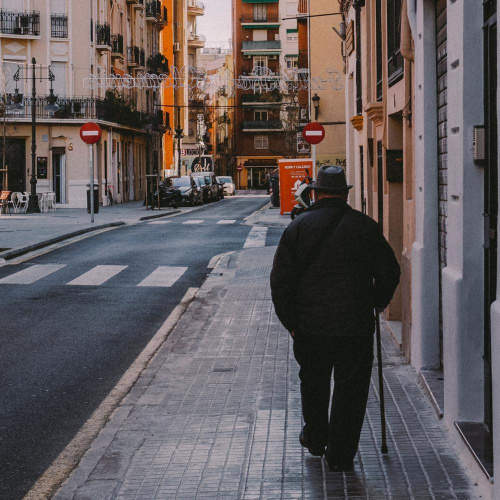
//> input picture Submission/No_entry/NoEntry0.bmp, 1000 x 1000 px (shown at 1/2 size)
$ ./noentry No_entry/NoEntry0.bmp   (built with g++ and OpenCV 4)
//> lines starting //> are read from the running program, lines starting //| are printed output that depends on the picture; after the words box and inside, x2 and y2 are one past the last pixel; in counts of white or black regions, pixels touching at a corner belong together
/////////////////////////////////////////////////////////////////////////////
//
// COMS30121 - face.cpp
//
/////////////////////////////////////////////////////////////////////////////

// header inclusion
#include <stdio.h>
#include "opencv2/objdetect/objdetect.hpp"
#include "opencv2/opencv.hpp"
#include "opencv2/core/core.hpp"
#include "opencv2/highgui/highgui.hpp"
#include "opencv2/imgproc/imgproc.hpp"
#include <iostream>
#include <stdio.h>
#include <string>


using namespace std;
using namespace cv;

/** Function Headers */
void detectAndDisplay( Mat frame );

/** Global variables */
String cascade_name = "cascade.xml";
CascadeClassifier cascade;


/** @function main */
int main( int argc, const char** argv )
{
       // 1. Read Input Image
	Mat frame = imread(argv[1], CV_LOAD_IMAGE_COLOR);
//> frame is the input picture: 1000 rows x 1000 cols, CV_8UC3; mean B, G, R 91.5, 90.2, 97.8

	// 2. Load the Strong Classifier in a structure called `Cascade'
	if( !cascade.load( cascade_name ) ){ printf("--(!)Error loading\n"); return -1; };

	// 3. Detect Faces and Display Result
	detectAndDisplay( frame );

	// 4. Save Result Image
	imwrite( "detected.jpg", frame );

	return 0;
}

std::vector<Rect>  HoughDetection(){

}

/** @function detectAndDisplay */
//also calculates iou tpr and f1 score
void detectAndDisplay( Mat frame )
{

	std::vector<Rect> faces;

    std::vector<std::vector<int>> faceLocations;
    faceLocations= {{198,180,39,42},{747,212,36,43}};

	Mat frame_gray;

	// 1. Prepare Image by turning it into Grayscale and normalising lighting
	cvtColor( frame, frame_gray, CV_BGR2GRAY );
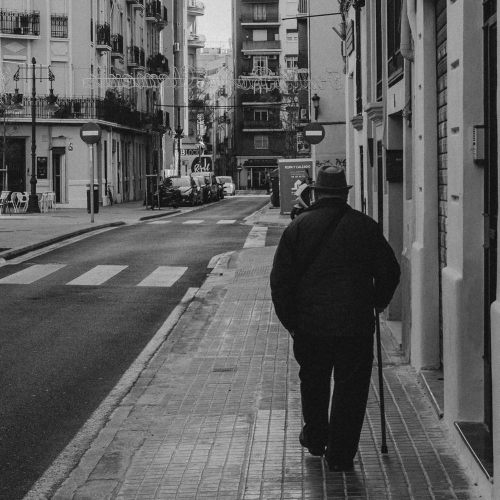
//> frame_gray: 1000 rows x 1000 cols, CV_8UC1 (shown at 1/2 size); min 0, max 248, mean 92.6
	equalizeHist( frame_gray, frame_gray );
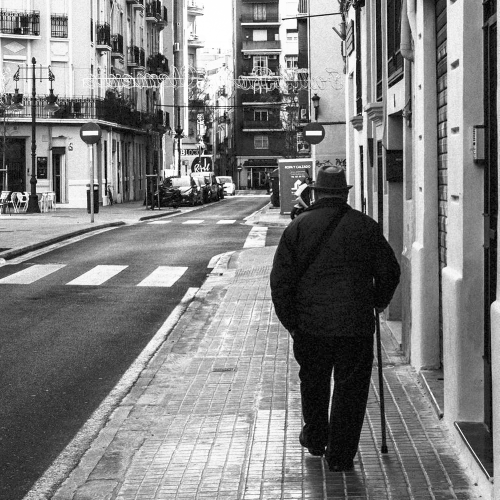
//> frame_gray: 1000 rows x 1000 cols, CV_8UC1 (shown at 1/2 size); min 0, max 255, mean 128.3

	// 2. Perform Viola-Jones Object Detection
	cascade.detectMultiScale( frame_gray, faces, 1.1, 1, 0|CV_HAAR_SCALE_IMAGE, Size(10, 10), Size(300,300) ); //was 300*300
//> faces = 32 Rects (x, y, width, height), first 8: [545, 89, 21, 21], [544, 144, 21, 21], [543, 194, 23, 23], [549, 249, 22, 22], [403, 300, 24, 24], [284, 339, 22, 22], [298, 340, 21, 21], [420, 594, 22, 22]

       // 3. Print number of Faces found
	std::cout << faces.size() << std::endl;
//| 32


       // 4. Draw box around faces found
	for( int i = 0; i < faces.size(); i++ )
	{
		rectangle(frame, Point(faces[i].x, faces[i].y), Point(faces[i].x + faces[i].width, faces[i].y + faces[i].height), Scalar( 0, 255, 0 ), 2);
	}
//> this loop made 32 passes
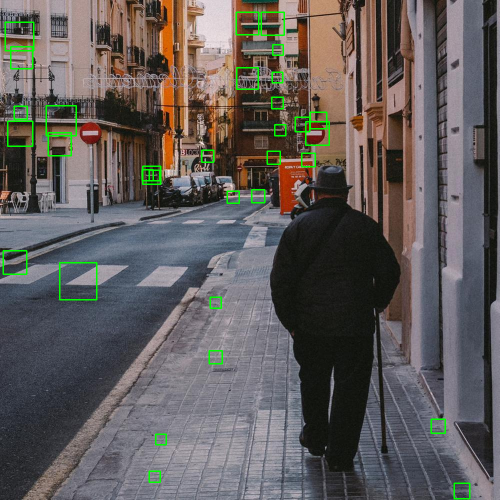
//> frame: 1000 rows x 1000 cols, CV_8UC3 (shown at 1/2 size); 1.27% of pixels changed, all inside (x1, y1, x2, y2) = (5, 23, 941, 999)
    //IOU TPR AND F1
    //REMEMBER TO COPY OVER FACE LOCATIONS
    bool test=false;//set to false to ignore tests
    if (test==true){
        //Draw box around actual faces
        for( int i = 0; i < faceLocations.size(); i++ ){
            rectangle(frame, Point(faceLocations[i][0], faceLocations[i][1]), Point(faceLocations[i][0]+faceLocations[i][2], faceLocations[i][1]+faceLocations[i][3]), Scalar( 0,0 , 255 ), 2);
        }
        //IOU
        int amountOfFaces=faceLocations.size();
        std::vector<float> iouValues;
        float threshold=0.5;
        //create intersection rectangle and calculate area for each detected rectangle for each real rectangle
        //ignore iou of 0 (not matching rectangles)
        //
        for( int detectedFaceIndex = 0; detectedFaceIndex < faces.size(); detectedFaceIndex++ ){
            int detectedXLeft=faces[detectedFaceIndex].x;
            int detectedYLeft=faces[detectedFaceIndex].y;
            int detectedXRight=faces[detectedFaceIndex].x+faces[detectedFaceIndex].width;
            int detectedYRight=faces[detectedFaceIndex].y+faces[detectedFaceIndex].height;
            int detectedArea=(detectedXRight-detectedXLeft+1)*(detectedYRight-detectedYLeft+1);

            for( int  realFaceIndex= 0; realFaceIndex < faceLocations.size(); realFaceIndex++ ){
                int realXLeft=faceLocations[realFaceIndex][0];
                int realYLeft=faceLocations[realFaceIndex][1];
                int realXRight=faceLocations[realFaceIndex][0]+faceLocations[realFaceIndex][2];
                int realYRight=faceLocations[realFaceIndex][1]+faceLocations[realFaceIndex][3];

                int intersectionXLeft = max(detectedXLeft, realXLeft);
                int intersectionYLeft = max(detectedYLeft, realYLeft);
                int intersectionXRight = min(detectedXRight, realXRight);
                int intersectionYRight = min(detectedYRight, realYRight);

                int intersectionXlength=intersectionXRight-intersectionXLeft+1;
                int intersectionYlength=intersectionYRight-intersectionYLeft+1;
                //std::cout<< "x length:"<< intersectionXlength<<"y length"<<intersectionYlength<<std::endl;
                if (intersectionXlength<=0){
                    intersectionXlength=0;
                }
                if (intersectionYlength<=0){
                    intersectionYlength=0;
                }

                int intersectionArea=intersectionXlength *intersectionYlength;

                int realArea=(realXRight-realXLeft+1)*(realYRight-realYLeft+1);

                float iou=intersectionArea/float( detectedArea+realArea-intersectionArea);

                if (iou>=threshold){
                    iouValues.push_back(iou);
                }

            }
        }
        float tpr= iouValues.size()/float(faceLocations.size());
        std::cout<<"tpr: "<<tpr<<std::endl;
        int truePositive=iouValues.size();
        int falsePositive=faces.size()-iouValues.size();
        int falseNegative=faceLocations.size()-iouValues.size();
        float Precision=truePositive/float(truePositive+falsePositive);
        float Recall=truePositive/float(truePositive+falseNegative);
        float f1Score=(Precision*Recall)/float(float(Precision+Recall)/2);
        std::cout<<"F1 Score: "<<f1Score<<std::endl;


    }

}

$ run again, on Submission/No_entry/NoEntry10.bmp
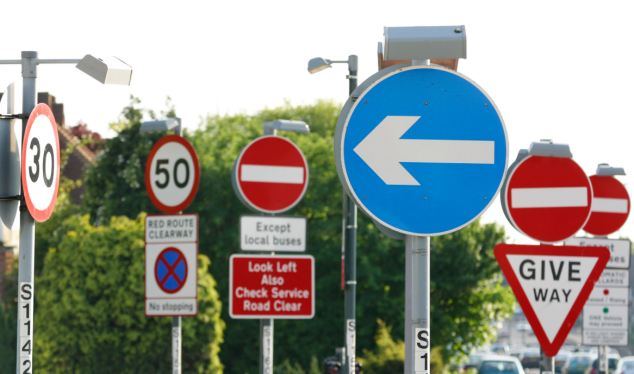
//> input picture Submission/No_entry/NoEntry10.bmp, 634 x 374 px
//> frame is the input picture: 374 rows x 634 cols, CV_8UC3; mean B, G, R 145.1, 151.4, 148.3
//> in detectAndDisplay, `equalizeHist( frame_gray, frame_gray );`:
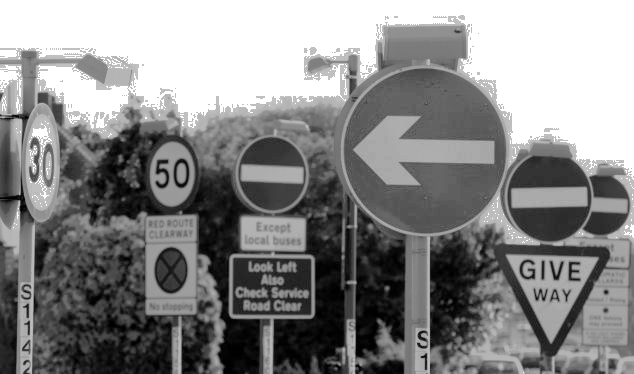
//> frame_gray: 374 rows x 634 cols, CV_8UC1; min 0, max 255, mean 135.7
//> faces = 8 Rects (x, y, width, height): [228, 304, 25, 25], [291, 304, 25, 25], [248, 222, 26, 26], [278, 276, 35, 35], [571, 215, 52, 52], [231, 135, 81, 81], [502, 151, 94, 94], [401, 101, 102, 102]
//| 8
//> the loop in detectAndDisplay, `for( int i = 0; i < faces.size(); i++ )` made 8 passes
//> after the loop in detectAndDisplay, `for( int i = 0; i < faces.size(); i++ )`:
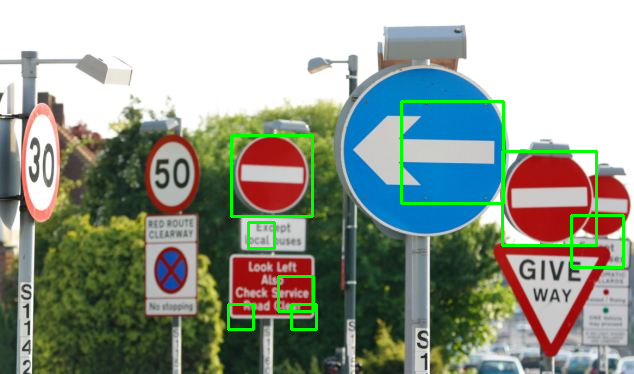
//> frame: 374 rows x 634 cols, CV_8UC3; 2.15% of pixels changed, all inside (x1, y1, x2, y2) = (227, 100, 625, 331)

$ run again, on Submission/No_entry/NoEntry11.bmp
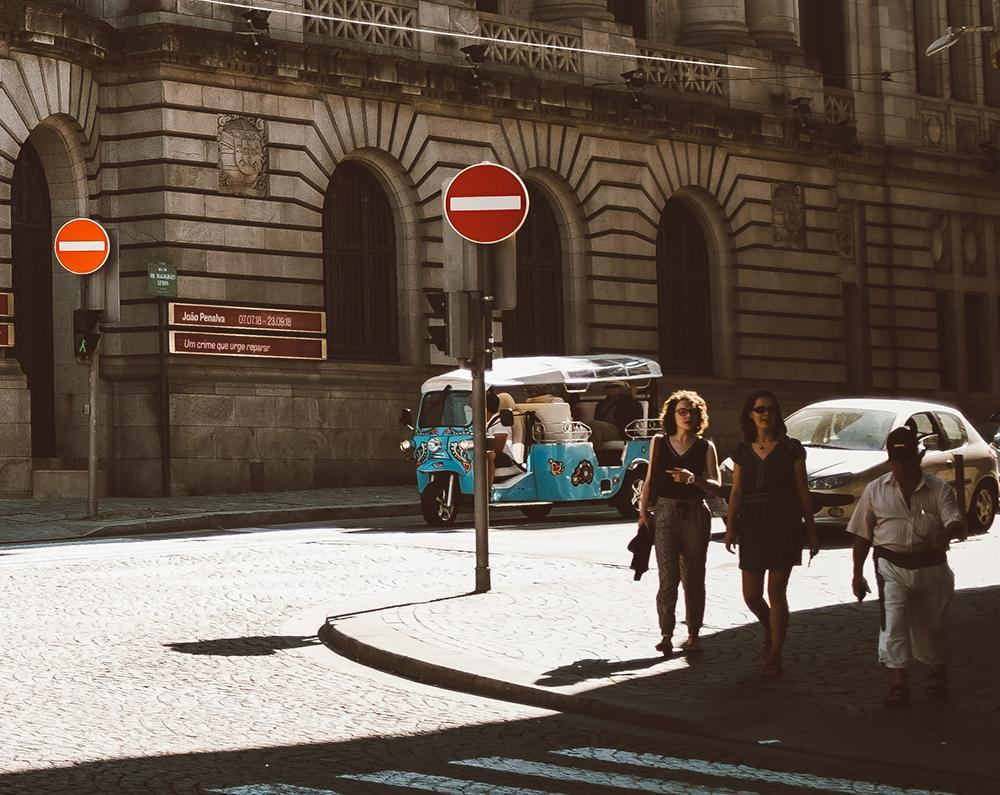
//> input picture Submission/No_entry/NoEntry11.bmp, 1000 x 795 px
//> frame is the input picture: 795 rows x 1000 cols, CV_8UC3; mean B, G, R 79.1, 90, 103.7
//> in detectAndDisplay, `equalizeHist( frame_gray, frame_gray );`:
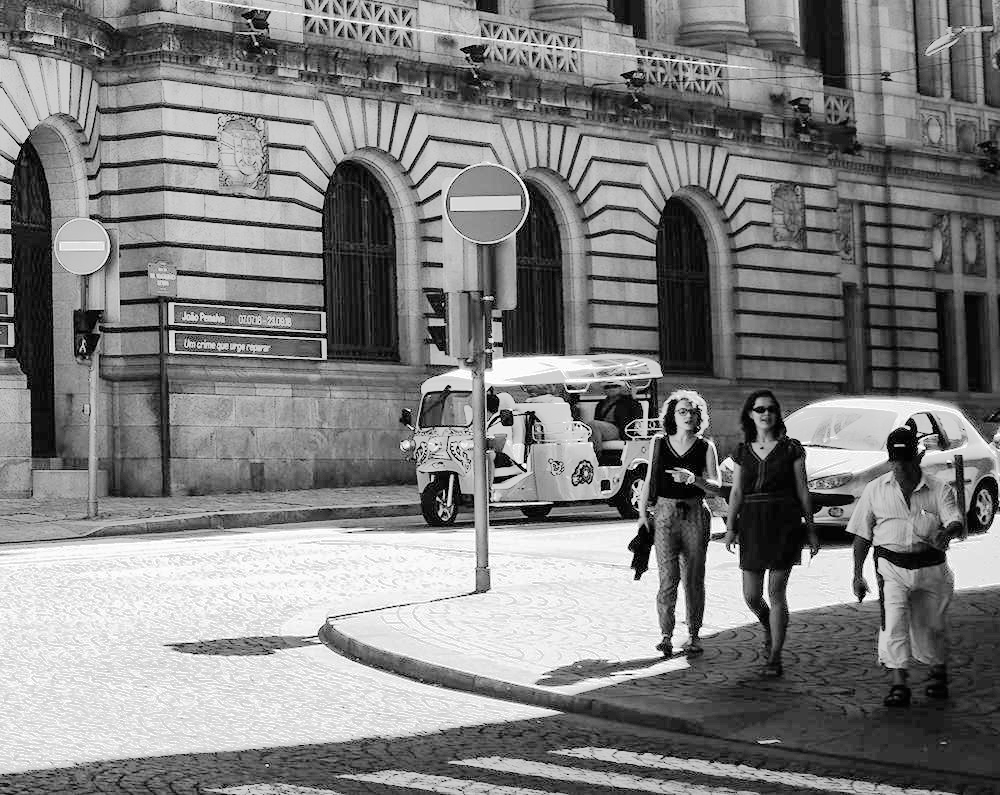
//> frame_gray: 795 rows x 1000 cols, CV_8UC1; min 0, max 255, mean 128.8
//> faces = 12 Rects (x, y, width, height), first 8: [170, 342, 21, 21], [974, 17, 24, 24], [322, 62, 22, 22], [418, 304, 36, 36], [820, 469, 44, 44], [943, 179, 52, 52], [763, 230, 61, 61], [556, 463, 60, 60]
//| 12
//> the loop in detectAndDisplay, `for( int i = 0; i < faces.size(); i++ )` made 12 passes
//> after the loop in detectAndDisplay, `for( int i = 0; i < faces.size(); i++ )`:
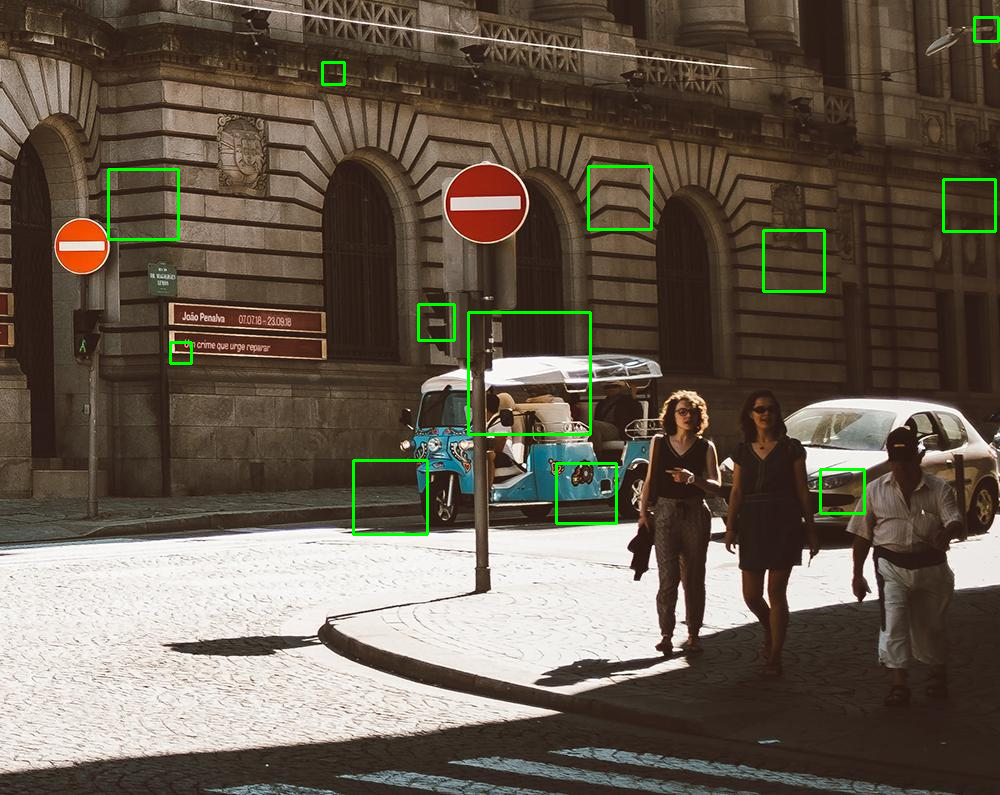
//> frame: 795 rows x 1000 cols, CV_8UC3; 0.97% of pixels changed, all inside (x1, y1, x2, y2) = (107, 16, 1000, 536)

$ run again, on Submission/No_entry/NoEntry12.bmp
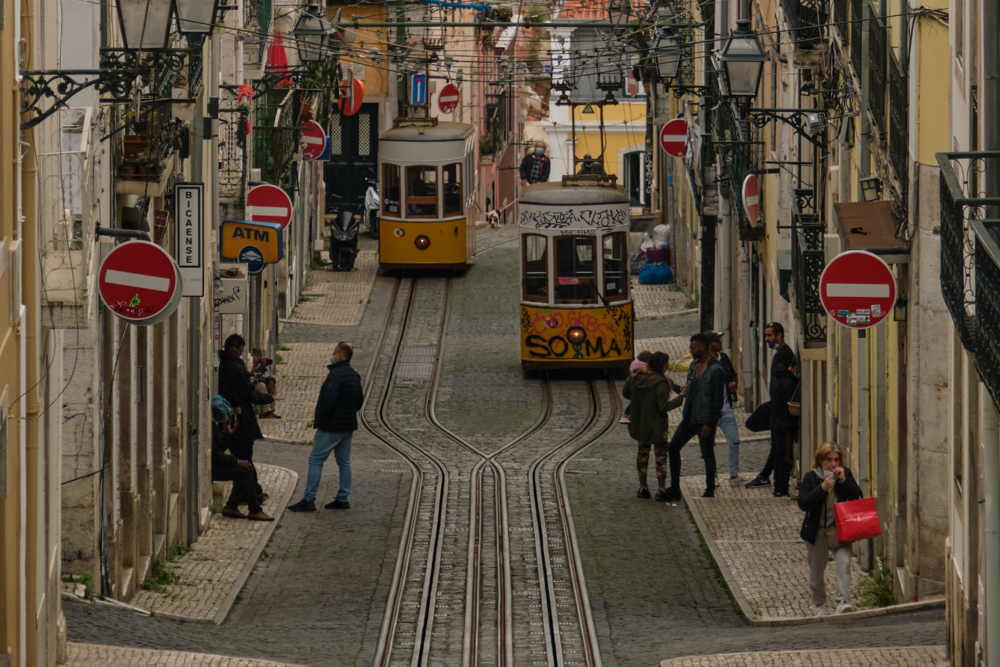
//> input picture Submission/No_entry/NoEntry12.bmp, 1000 x 667 px
//> frame is the input picture: 667 rows x 1000 cols, CV_8UC3; mean B, G, R 63.7, 78.4, 90
//> in detectAndDisplay, `equalizeHist( frame_gray, frame_gray );`:
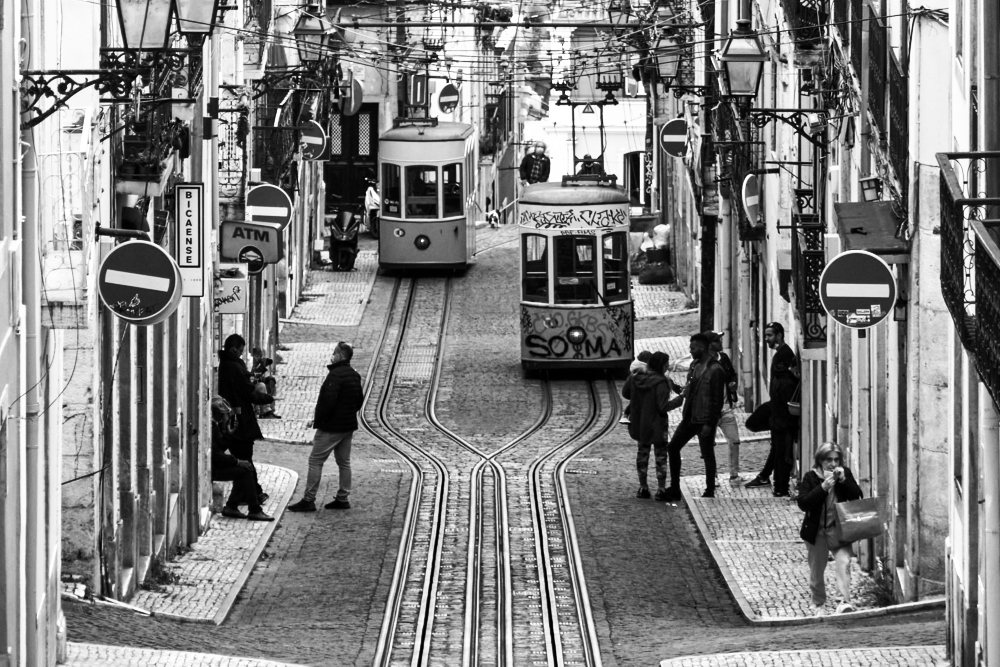
//> frame_gray: 667 rows x 1000 cols, CV_8UC1; min 0, max 255, mean 128.5
//> faces = 17 Rects (x, y, width, height), first 8: [133, 231, 22, 22], [532, 294, 21, 21], [563, 323, 23, 23], [394, 406, 21, 21], [438, 87, 24, 24], [668, 107, 23, 23], [444, 206, 23, 23], [213, 251, 30, 30]
//| 17
//> the loop in detectAndDisplay, `for( int i = 0; i < faces.size(); i++ )` made 17 passes
//> after the loop in detectAndDisplay, `for( int i = 0; i < faces.size(); i++ )`:
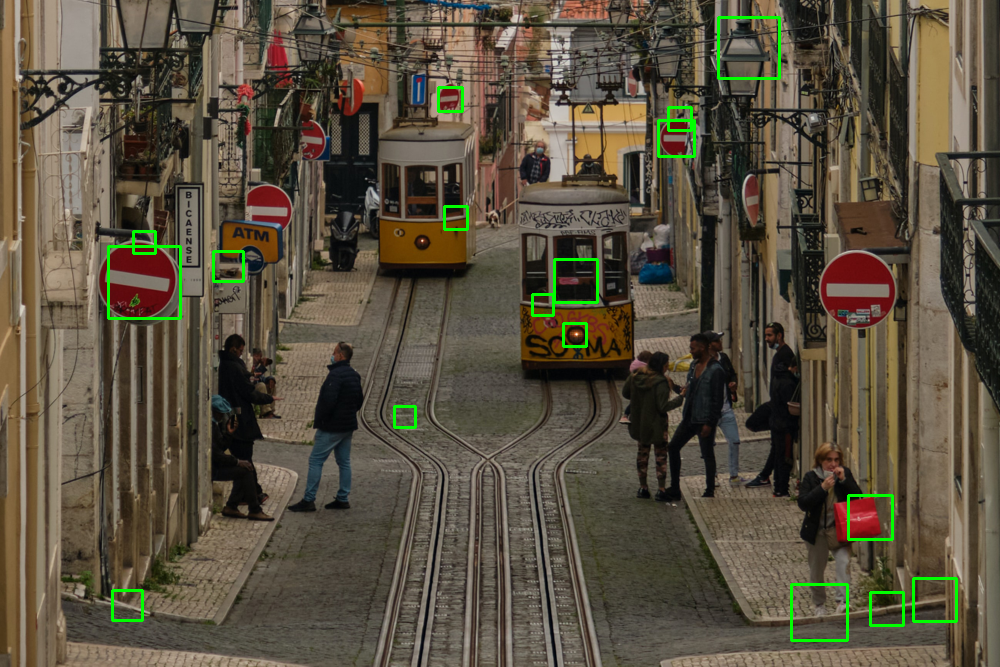
//> frame: 667 rows x 1000 cols, CV_8UC3; 1.07% of pixels changed, all inside (x1, y1, x2, y2) = (107, 16, 958, 642)
